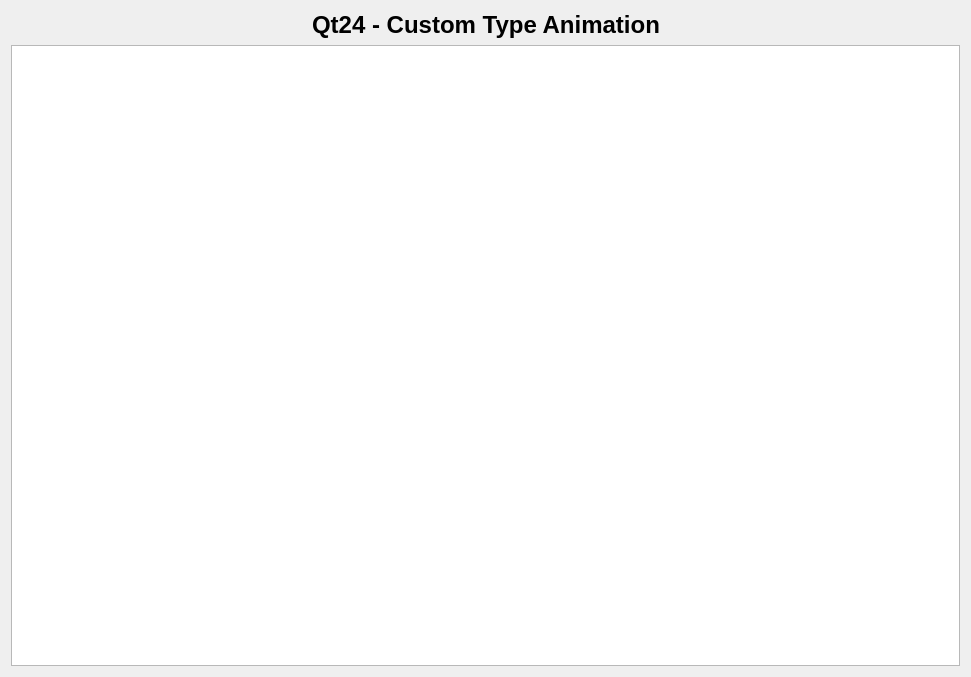
<?xml version="1.0" encoding="UTF-8"?>
<ui version="4.0">
 <class>Dialog</class>
 <widget class="QDialog" name="Dialog">
  <property name="geometry">
   <rect>
    <x>0</x>
    <y>0</y>
    <width>971</width>
    <height>677</height>
   </rect>
  </property>
  <property name="sizePolicy">
   <sizepolicy hsizetype="Fixed" vsizetype="Fixed">
    <horstretch>0</horstretch>
    <verstretch>0</verstretch>
   </sizepolicy>
  </property>
  <property name="windowTitle">
   <string>Dialog</string>
  </property>
  <layout class="QVBoxLayout" name="verticalLayout">
   <item>
    <layout class="QHBoxLayout" name="horizontalLayout">
     <item>
      <spacer name="horizontalSpacer">
       <property name="orientation">
        <enum>Qt::Horizontal</enum>
       </property>
       <property name="sizeHint" stdset="0">
        <size>
         <width>40</width>
         <height>20</height>
        </size>
       </property>
      </spacer>
     </item>
     <item>
      <widget class="QLabel" name="label">
       <property name="font">
        <font>
         <pointsize>18</pointsize>
         <weight>75</weight>
         <bold>true</bold>
        </font>
       </property>
       <property name="text">
        <string>Qt24 - Custom Type Animation</string>
       </property>
       <property name="alignment">
        <set>Qt::AlignCenter</set>
       </property>
      </widget>
     </item>
     <item>
      <spacer name="horizontalSpacer_2">
       <property name="orientation">
        <enum>Qt::Horizontal</enum>
       </property>
       <property name="sizeHint" stdset="0">
        <size>
         <width>40</width>
         <height>20</height>
        </size>
       </property>
      </spacer>
     </item>
    </layout>
   </item>
   <item>
    <widget class="QGraphicsView" name="graphicsView"/>
   </item>
  </layout>
 </widget>
 <layoutdefault spacing="6" margin="11"/>
 <resources/>
 <connections/>
</ui>
